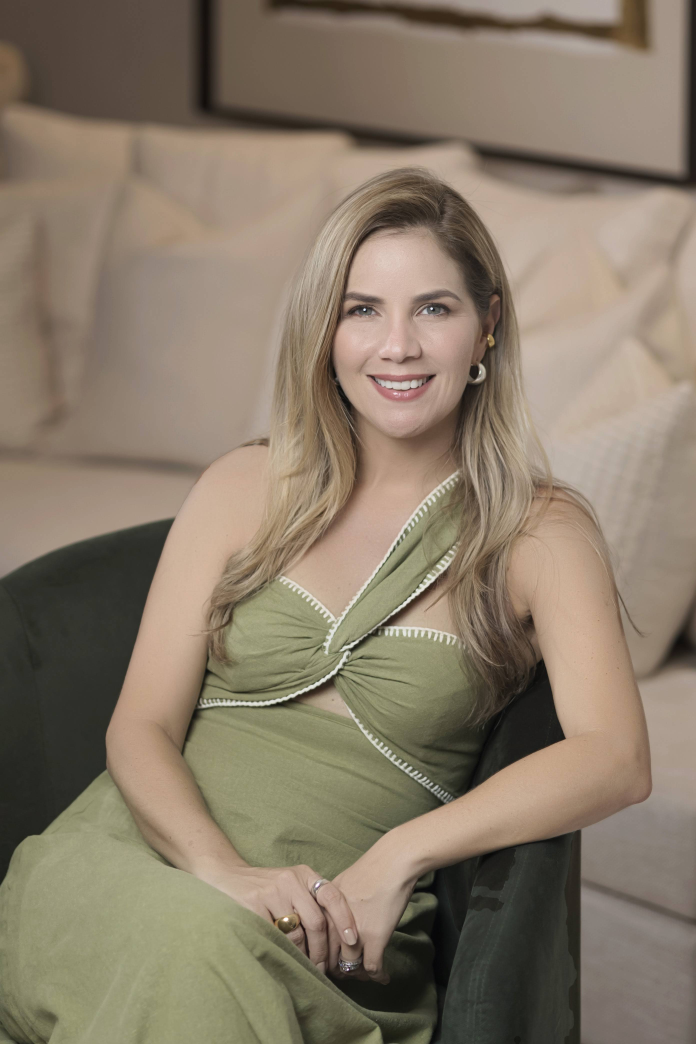
#> input picture FOTO MTE 2.jpg, 2784 x 4176 px (shown at 1/4 size)
$ python -i insert_author_photo.py   (imports and definitions only)
#> lines starting #> are read from the running program, lines starting #| are printed output that depends on the picture
#!/usr/bin/env python3
"""Foto autora en página 90 (placeholder FOTO MTE)."""

from __future__ import annotations

import io
import sys
from pathlib import Path

import fitz
from PIL import Image

ROOT = Path(__file__).resolve().parents[1]
from paths import LIDERAR_PDF, AUTORA_JPG

PDF = LIDERAR_PDF
PHOTO = AUTORA_JPG
PAGE_INDEX = 89  # página 90

# Caja interior (foto); marco punteado exterior se elimina al insertar
# [1 line that did not run here, left out]
# [1 line that did not run here, left out]
PAGE_BG = (0.8745, 0.8784, 0.8588)
SAGE = (0.7843, 0.8039, 0.7882)
PLACEHOLDER_WORDS = {"F", "O", "T", "M", "E", "◇"}


def prepare_photo(path: Path, size_px: int = 600) -> bytes:
#> called with path = '../FOTO MTE 2.jpg', size_px = 600
    img = Image.open(path).convert("RGB")
#> img is the input picture: PIL image 2784x4176 RGB; mean R, G, B 136, 122.6, 104.9
    side = min(img.width, img.height)
#> side = 2784
    left = (img.width - side) // 2
#> left = 0
    # Retrato: cuadrado superior (rostro visible en caja pequeña)
    top = 0 if img.height > img.width else (img.height - side) // 2
#> top = 0
    sq = img.crop((left, top, left + side, top + side))
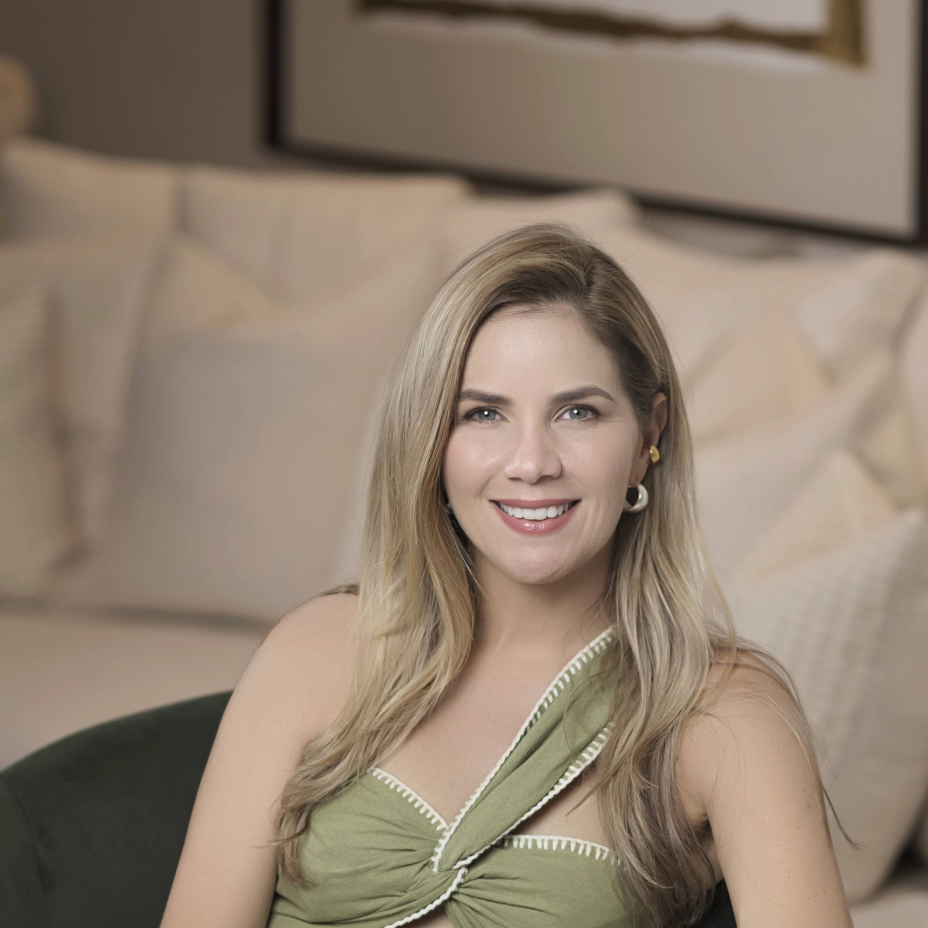
#> sq: PIL image 2784x2784 RGB (shown at 1/3 size); mean R, G, B 143.6, 127, 110.4
    sq = sq.resize((size_px, size_px), Image.Resampling.LANCZOS)
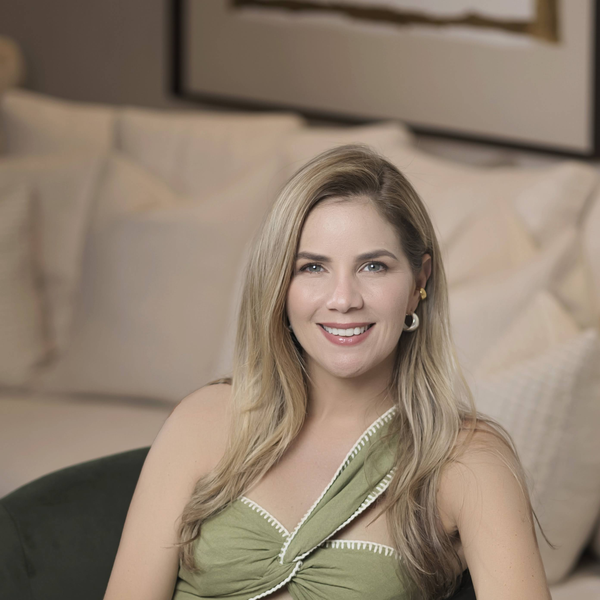
#> sq: PIL image 600x600 RGB; mean R, G, B 143.6, 127, 110.4
    out = io.BytesIO()
    sq.save(out, format="JPEG", quality=92, optimize=True)
    return out.getvalue()


def redact_placeholder(page: fitz.Page) -> None:
    # Solo letras del bloque FOTO MTE + diamante, dentro de la caja
    box = fitz.Rect(46, 198, 123, 278)
    for x0, y0, x1, y1, word, *_ in page.get_text("words"):
        if word in PLACEHOLDER_WORDS and fitz.Rect(x0, y0, x1, y1).intersects(box):
            page.add_redact_annot(fitz.Rect(x0, y0, x1, y1), fill=SAGE)
    page.apply_redactions()


def replace_photo(page: fitz.Page, jpeg: bytes) -> None:
    # Marco punteado + fondo sage del slot → fondo de página; luego solo la foto
    page.add_redact_annot(FRAME_OUTER, fill=PAGE_BG)
    page.apply_redactions(images=fitz.PDF_REDACT_IMAGE_REMOVE)
    page.insert_image(PHOTO_RECT, stream=jpeg, keep_proportion=True, overlay=True)


def main() -> int:
    photo = Path(sys.argv[1]) if len(sys.argv) > 1 else PHOTO
    if not photo.exists():
        print(f"No existe foto: {photo}", file=sys.stderr)
        return 1
    if not PDF.exists():
        print(f"No existe PDF: {PDF}", file=sys.stderr)
        return 1

    jpeg = prepare_photo(photo)
    doc = fitz.open(PDF)
    page = doc[PAGE_INDEX]
    replace_photo(page, jpeg)

    tmp = PDF.with_suffix(".tmp.pdf")
    doc.save(tmp, garbage=4, deflate=True, clean=True)
    doc.close()
    tmp.replace(PDF)
    print(f"OK → p.90 foto {photo.name} en {PDF}")
    return 0


# [2 lines not run here, left out]

>>> result = prepare_photo('../FOTO MTE 2.jpg')

$ run again, on Las_manos_que_sostienen_tu_hoga (1).jpg
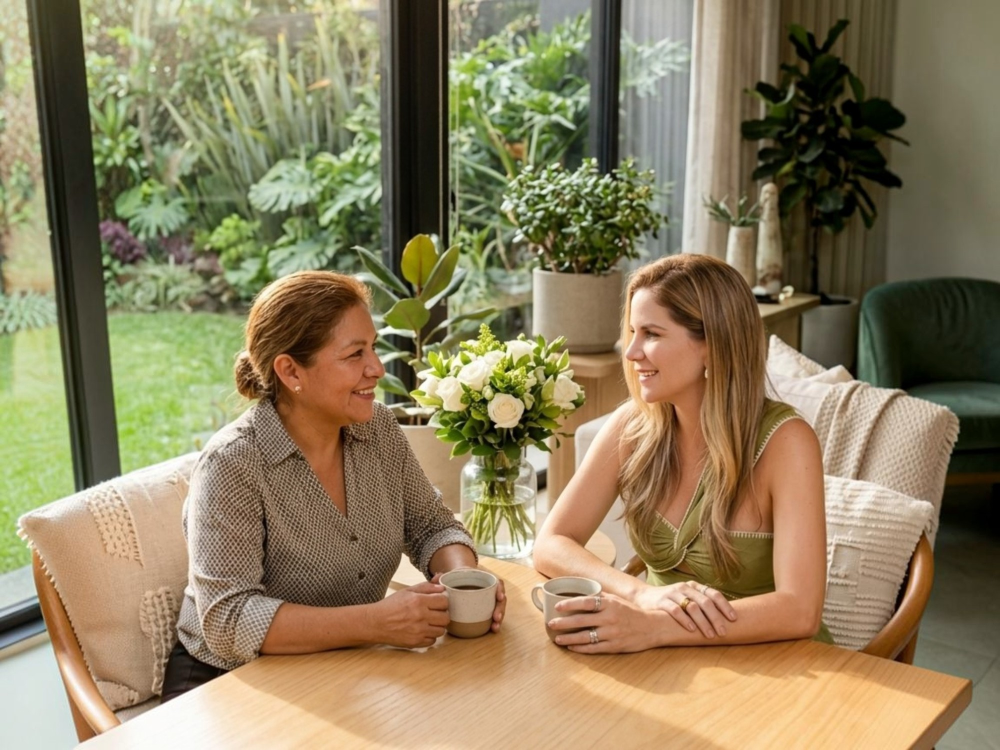
#> input picture Las_manos_que_sostienen_tu_hoga (1).jpg, 2000 x 1500 px (shown at 1/2 size)
#> in prepare_photo, img is the input picture: PIL image 2000x1500 RGB; mean R, G, B 141.2, 127.5, 94.8
#> in prepare_photo, `sq = img.crop((left, top, left + side, top + side))`:
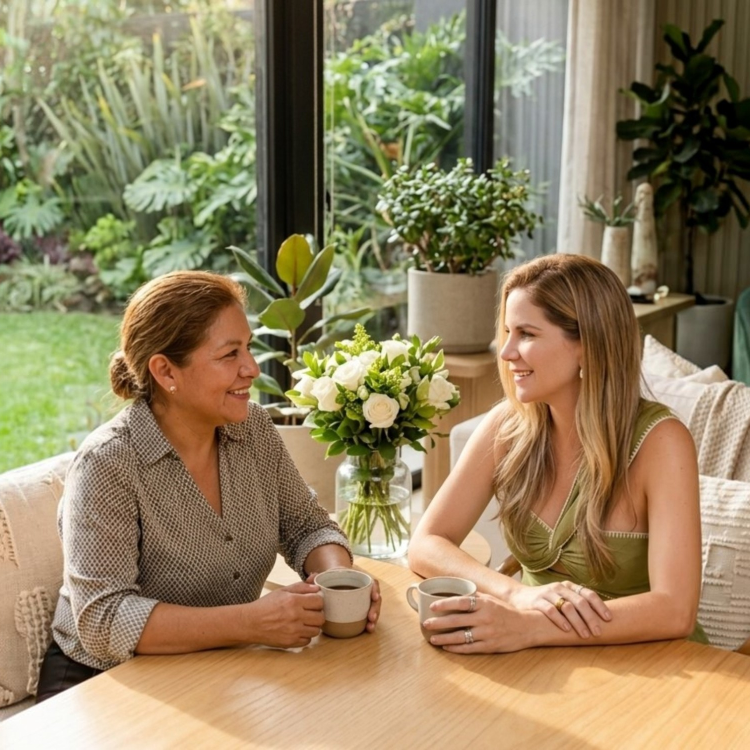
#> sq: PIL image 1500x1500 RGB (shown at 1/2 size); mean R, G, B 147.1, 130.6, 96.4
#> in prepare_photo, `sq = sq.resize((size_px, size_px), Image.Resampling.LANCZOS)`:
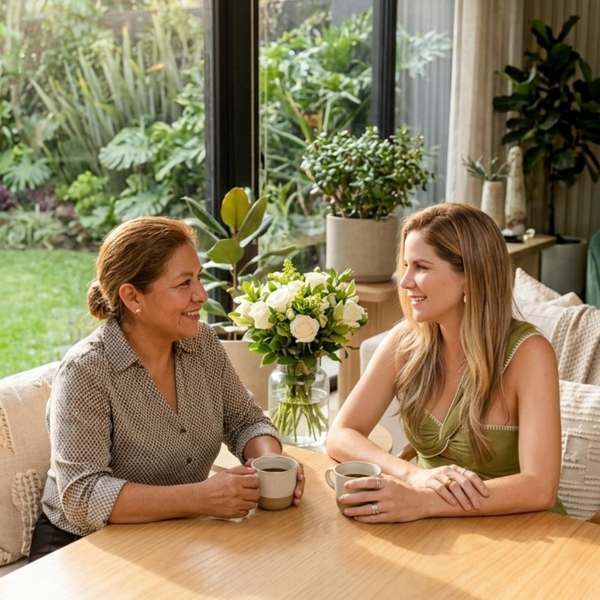
#> sq: PIL image 600x600 RGB; mean R, G, B 147.1, 130.6, 96.4

$ run again, on Portada 3.jpg
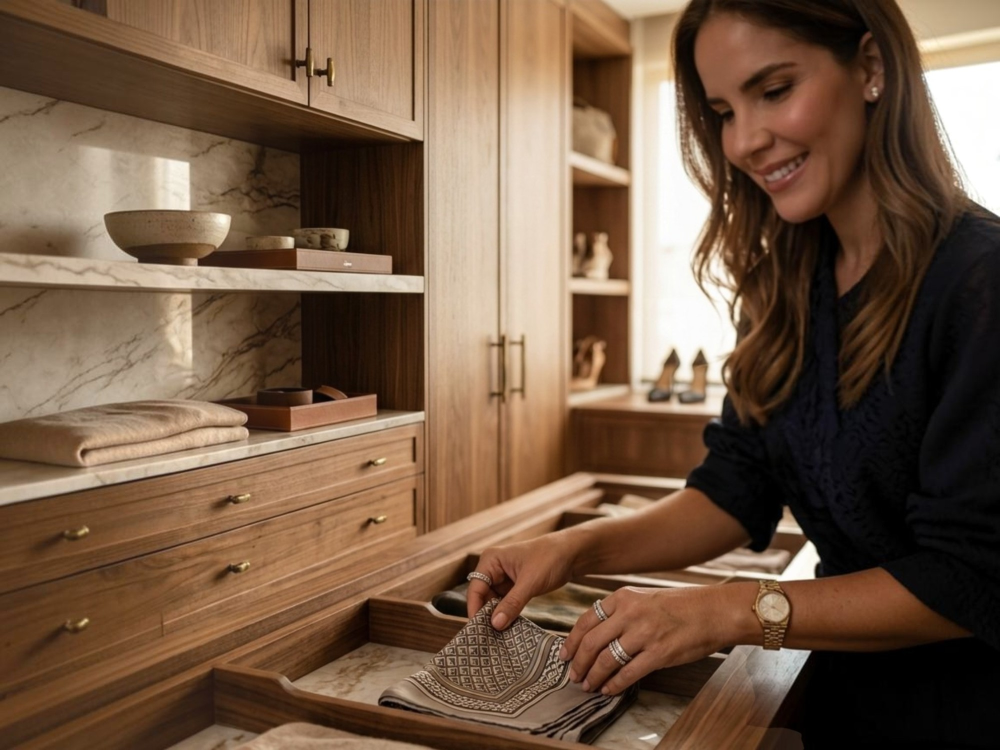
#> input picture Portada 3.jpg, 2000 x 1500 px (shown at 1/2 size)
#> in prepare_photo, img is the input picture: PIL image 2000x1500 RGB; mean R, G, B 116.6, 90.6, 69.7
#> in prepare_photo, `sq = img.crop((left, top, left + side, top + side))`:
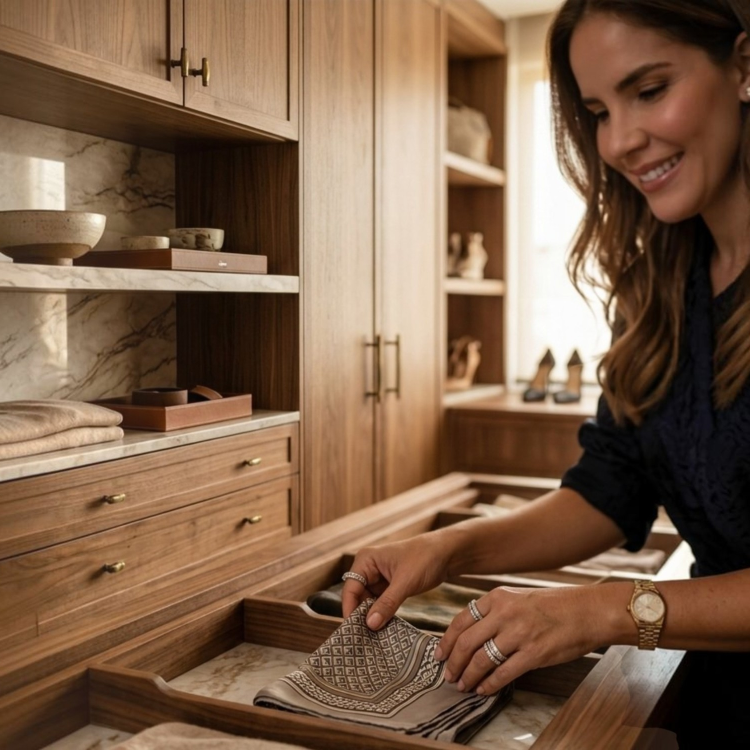
#> sq: PIL image 1500x1500 RGB (shown at 1/2 size); mean R, G, B 125.6, 96.7, 73.9
#> in prepare_photo, `sq = sq.resize((size_px, size_px), Image.Resampling.LANCZOS)`:
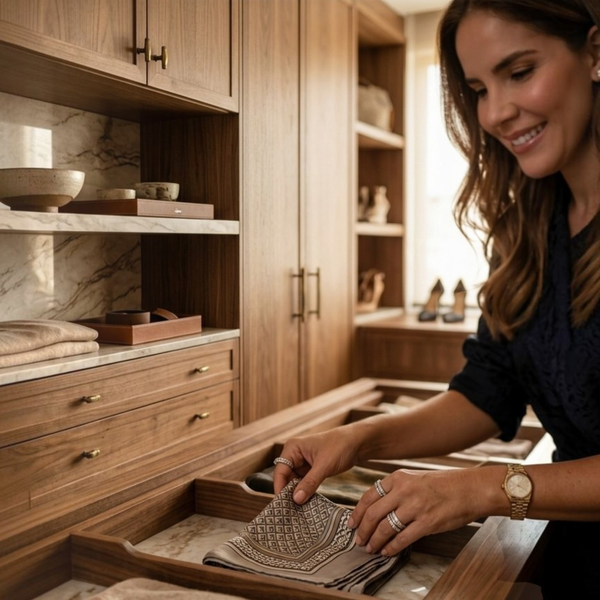
#> sq: PIL image 600x600 RGB; mean R, G, B 125.6, 96.7, 73.9

$ run again, on el arte de transformar.jpg
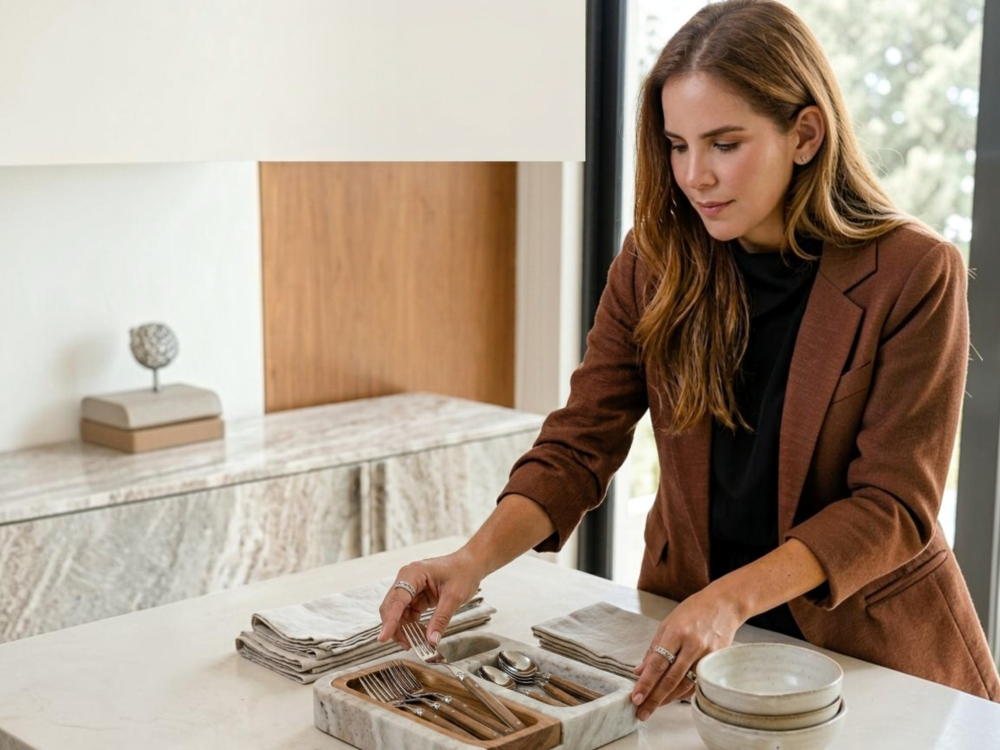
#> input picture el arte de transformar.jpg, 2000 x 1500 px (shown at 1/2 size)
#> in prepare_photo, img is the input picture: PIL image 2000x1500 RGB; mean R, G, B 168.8, 152.4, 136.3
#> in prepare_photo, `sq = img.crop((left, top, left + side, top + side))`:
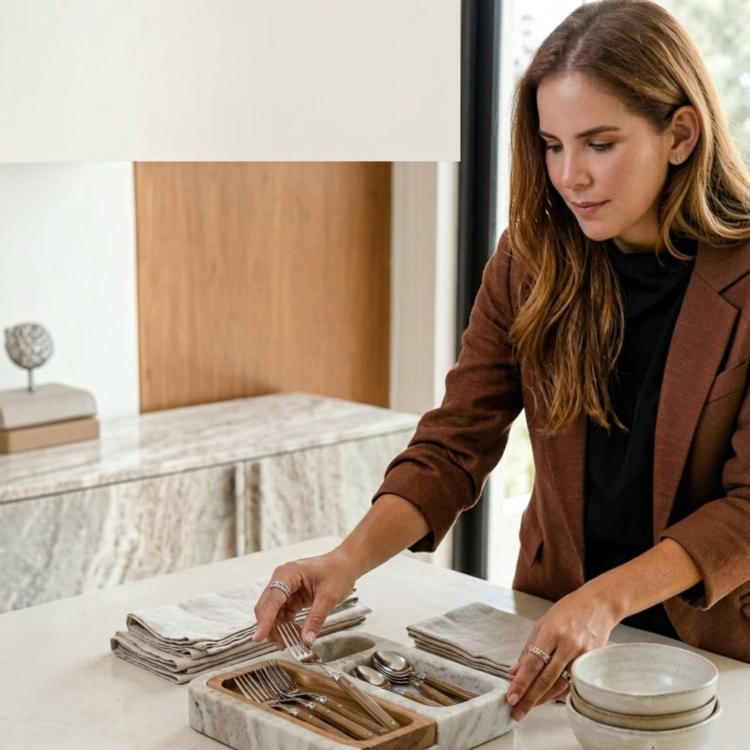
#> sq: PIL image 1500x1500 RGB (shown at 1/2 size); mean R, G, B 164.9, 146.3, 129
#> in prepare_photo, `sq = sq.resize((size_px, size_px), Image.Resampling.LANCZOS)`:
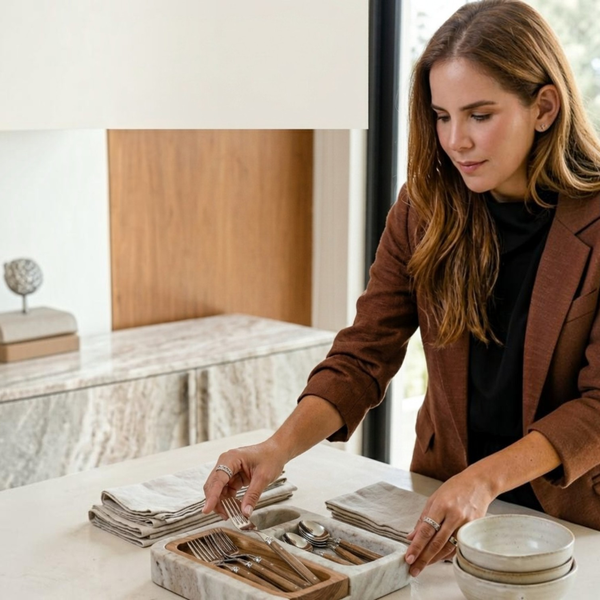
#> sq: PIL image 600x600 RGB; mean R, G, B 164.9, 146.3, 129.1
